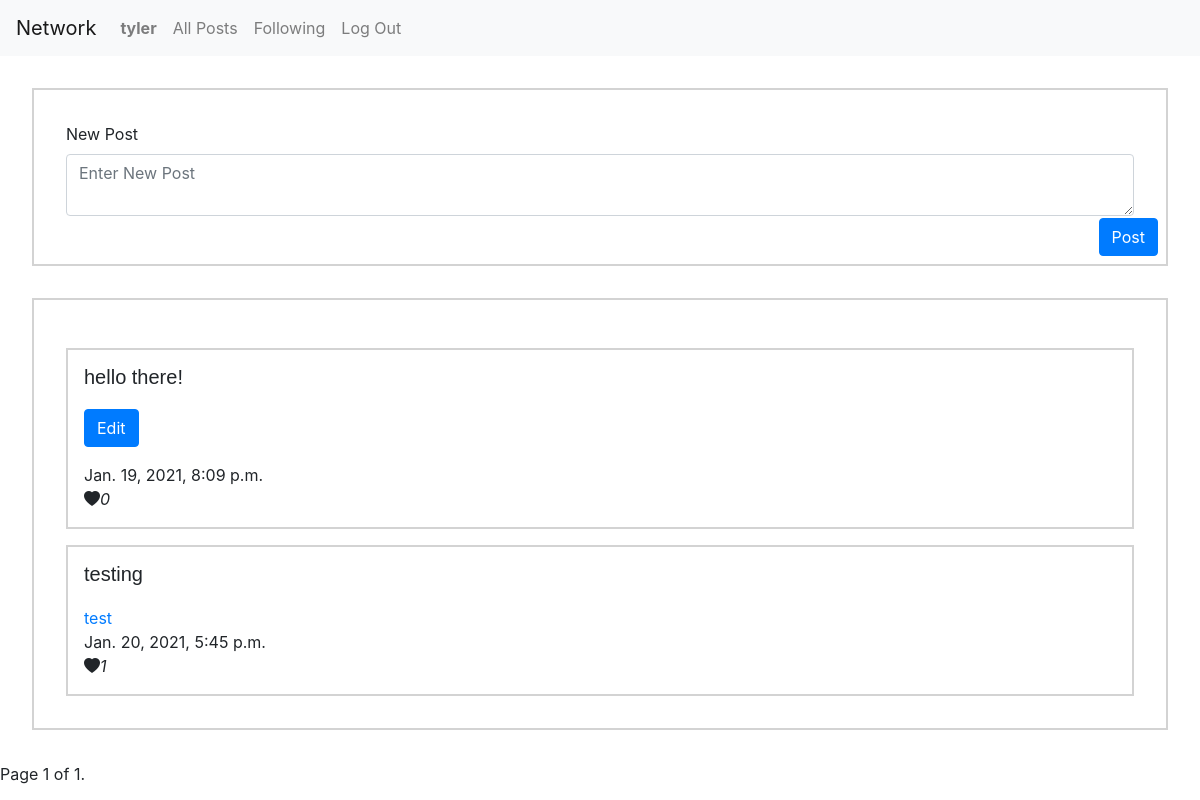
Screenshot of / (signed in) with the database file from the repository.
### network/models.py (models this page shows)
class User(AbstractUser):
    pass

class Post(models.Model):
    text        = models.TextField()
    date_time   = models.DateTimeField('Post date', auto_now_add=True)
    num_likes   = models.IntegerField()
    author      = models.ForeignKey(User, on_delete=models.CASCADE, related_name="author")

### network/views.py (the view, shortened to what this page needs)
# urls.py: path("", views.index, name="index"),
def index(request):
    posts               = Post.objects.all()
    user_liked_posts    = []
    paginator = Paginator(posts, 10)
    page_number = request.GET.get('page')
    page_obj = paginator.get_page(page_number)
    if request.user.is_authenticated:
        user_likes          = Post_Likes.objects.filter(user_liked=request.user).select_related('post_id')
        user_liked_posts    = [post.post_id for post in user_likes]
    return render(request, "network/index.html",{
        "Posts": posts,
        "Posts_liked": user_liked_posts,
        "page_obj": page_obj
    })

### network/templates/network/index.html (shortened to what this page needs)
{% extends "network/layout.html" %}
{% block body %}
    {% if user.is_authenticated %}
        <form action="" method="post" id="newPostForm">
            <div class="form-group">
                <label>New Post</label>
                <textarea type="textarea" class="form-control" id="newPostInput" aria-describedby="newPostInput" placeholder="Enter New Post" name="post-text"></textarea>
            </div>
            <button type="submit" class="btn btn-primary">Post</button>
        </form>
    {% endif %}
    {% if Posts %}
        <div id="postings">
            {% for post in Posts %}
                <div class="post" data-postId= {{ post.id }}>
                    <div class="postText">
                        {{ post.text }}
                    </div>
                    {% if user == post.author %}
                        <div class="postEdit">
                            <button type="button"  class="btn btn-primary" id="editPostBtn">Edit</button>
                        </div>
                    {% else %}
                        <div class="postAuthor" data-postAuthor= {{ post.author }}>
                            <a href="{% url 'profile'  post.author  %}">{{ post.author }}</a>
                        </div>
                    {% endif %}
                    <div class="postDate">
                        {{ post.date_time }}
                    </div>
                    <div class="postLikes">
                        {% if user == post.author %}
                            <i class="bi bi-heart-fill">{{ post.num_likes }}</i>
                        {% else %}
                            {% if post in Posts_liked %}
                                <i class="bi bi-heart-fill" id="likeBtn">{{ post.num_likes }}</i>
                            {% else %}
                                <i class="bi bi-heart" id="likeBtn">{{ post.num_likes }}</i>
                            {% endif %}
                        {% endif %}
                    </div>
                </div>
            {% endfor %}
        </div>
        <div class="pagination">
            <span class="step-links">
                <span class="current">
                    Page {{ page_obj.number }} of {{ page_obj.paginator.num_pages }}.
                </span>
            </span>
        </div>
    {% endif %}
{% endblock %}

### network/templates/network/layout.html (shortened to what this page needs)
{% load static %}
<!DOCTYPE html>
<html lang="en">
    <head>
        <link rel="stylesheet" href="https://stackpath.bootstrapcdn.com/bootstrap/4.4.1/css/bootstrap.min.css">
        <link rel="stylesheet" href="https://cdn.jsdelivr.net/npm/bootstrap-icons@1.3.0/font/bootstrap-icons.css">
        <link href="{% static 'network/styles.css' %}" rel="stylesheet">
    </head>
    <body>
        <nav class="navbar navbar-expand-lg navbar-light bg-light">
            <a class="navbar-brand" href="#">Network</a>
            <div>
              <ul class="navbar-nav mr-auto">
                {% if user.is_authenticated %}
                    <li class="nav-item">
                        <a class="nav-link" href="{% url 'profile' user.username %}"><strong>{{ user.username }}</strong></a>
                    </li>
                {% endif %}
                <li class="nav-item">
                  <a class="nav-link" href="{% url 'index' %}">All Posts</a>
                </li>
                {% if user.is_authenticated %}
                    <li class="nav-item">
                        <a class="nav-link" href="{% url 'following' %}">Following</a>
                    </li>
                    <li class="nav-item">
                        <a class="nav-link" href="{% url 'logout' %}">Log Out</a>
                    </li>
                {% endif %}
              </ul>
            </div>
          </nav>
        <div class="body">
            {% block body %}
            {% endblock %}
        </div>
    </body>
</html>

### network/static/network/styles.css (style rules this page uses)
.postText { font: 20px bold Arial, sans-serif; margin-bottom: 1em; display: block; }
.post { border: 2px solid lightgrey; padding: 1em; margin-top: 1em; }
.postEdit { margin-bottom: 1em; }
#postings { border: 2px solid lightgray; margin: 2em; padding: 2em; }
#newPostForm { border: 2px solid lightgray; margin: 2em; padding: 2em; position:relative; }
#newPostForm > .btn { position: absolute; right: 0; bottom: 0; margin: 0.5em; }

### rows the page displays
User: username "tyler"
Post: text "hello there!", shows "Edit", date_time "Jan. 19, 2021, 8:09 p.m.", num_likes "0"
Post: text "testing", author "test", date_time "Jan. 20, 2021, 5:45 p.m.", num_likes "1"

### other values shown
{{ page_obj.number }} "1"
{{ page_obj.paginator.num_pages }} "1"
